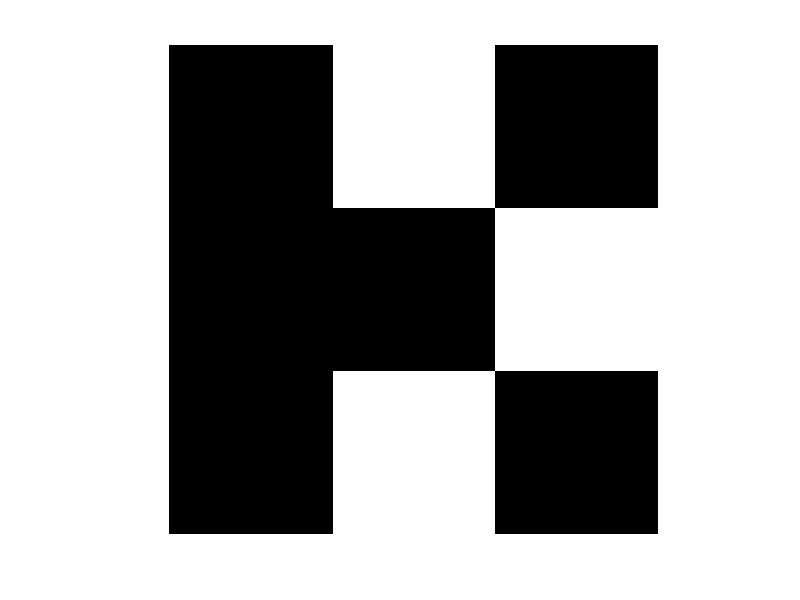

This figure's MATLAB source: (Note: this script raises an error after producing the figure.)
# Computação Gráfica (IME 04 - 10842)
# Introdução ao Octave/Matlab
RED = [ 0 1 0; 1 1 0; 0 0 1];
GREEN = [ 0 0.2 0.3; 0.5 0.75 0.2; 1 0 0];
BLUE = [ 0 0 1; 0.2 0.3 0.7; 1 0 0.25];

RED;
GREEN;
BLUE;

RGB = cat (3, RED, GREEN, BLUE);

RGB;

RGB(:,:,1);
RGB(:,:,2);
RGB(:,:,3);

imshow (RGB);

MAP = [0.2 0.3 0.75; 0.21 0.57 0.54; 0.54 1 0];
X = [0 1 2; 3 2 1];

imshow(X, MAP);

# Tons de cinza
X = [0 1 0.33; 0.75 0 1; 0 1 0.25];
imshow(X);
imshow (X, [0 1]);
imshow (X, [0 2]);
imshow (X, [0 16]);

# Imagem binaria
X = [0 1 0; 0 0 1; 0 1 0];
imshow(X);

# Leitura de imagens
arara_full = imread("imagens/arara_full.png");
arara_full_256 = imread("imagens/arara_full_256.bmp");
whos("arara*");
imshow(arara_full);
imshow(arara_full_256);

# Escrita de imagens
imwrite(arara_full, "imagens/arara_full.bmp");
imwrite(arara_full_256, "imagens/arara_full_256.png");
arara_full_bmp = imread("imagens/arara_full.bmp");
arara_full_256_png = imread("imagens/arara_full_256.png");
imshow(arara_full);
imshow(arara_full_256);
